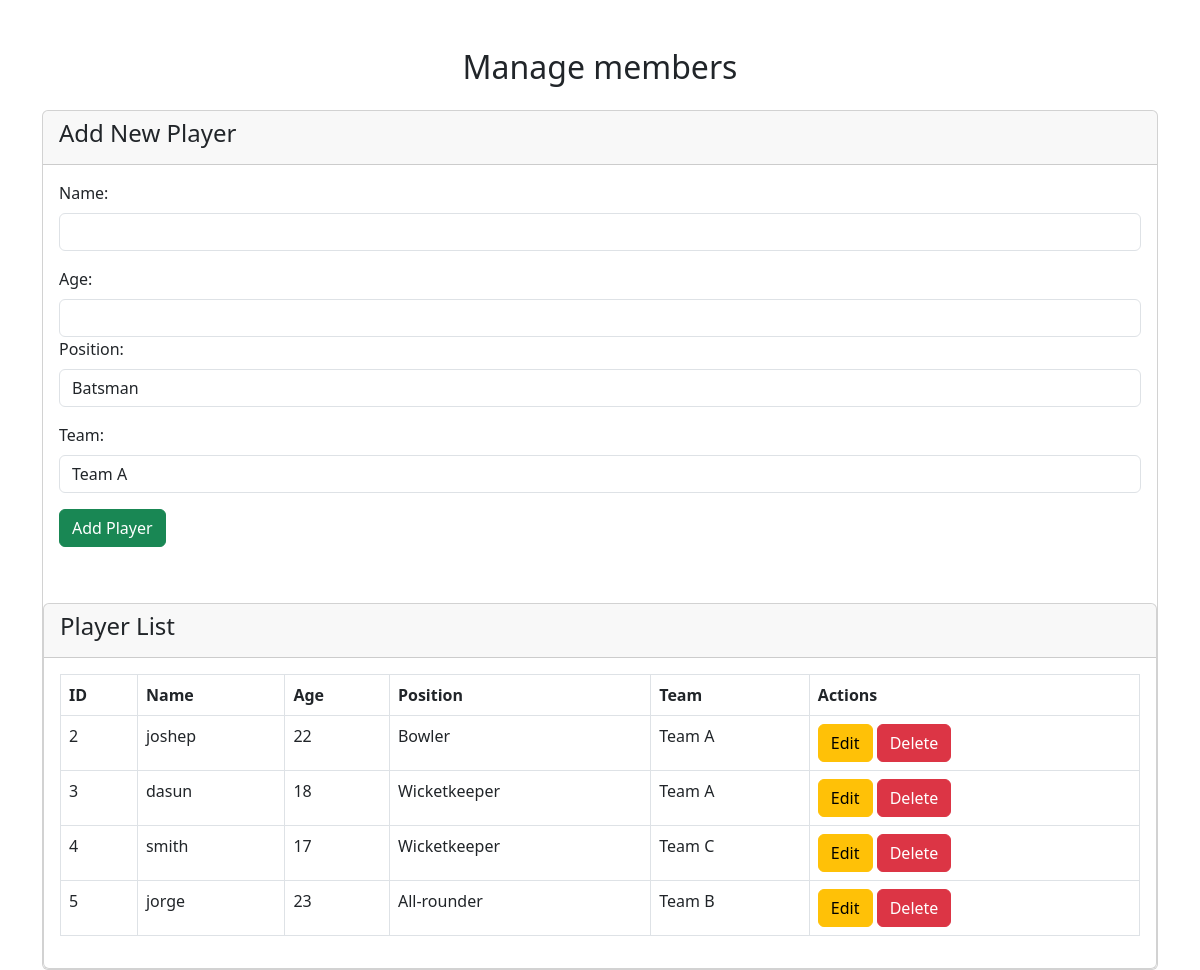
Page /text.php on the committed database.
### tables this page shows
CREATE TABLE `players` (
  `id` int(11) NOT NULL,
  `name` varchar(50) NOT NULL,
  `age` int(11) NOT NULL,
  `position` varchar(50) NOT NULL,
  `team` varchar(50) NOT NULL
);

### text.php (the view, shortened to what this page needs)
<?php
$conn = new mysqli("localhost", "root", "", "cricket_club");
$playerToUpdate = null;
?>
<!DOCTYPE html>
<html>
<head>
    <link rel="stylesheet" href="https://cdn.jsdelivr.net/npm/bootstrap@5.3.0-alpha1/dist/css/bootstrap.min.css">
</head>
<body>
    <div class="container mt-5">
        <h2 class="text-center"> Manage members</h2>
        <div class="card mt-4">
            <div class="card-header">
                <h4><?php echo $playerToUpdate ? "Update Player" : "Add New Player"; ?></h4>
            </div>
            <div class="card-body">
                <form method="POST" action="">
                    <div class="mb-3">
                        <label for="name" class="form-label">Name:</label>
                        <input type="text" name="name" id="name" class="form-control" required
                               value="<?php echo $playerToUpdate['name'] ?? ''; ?>">
                    </div>
                    <div class="mb-3">
                        <label for="age" class="form-label">Age:</label>
                        <input type="number" name="age" id="age" class="form-control" required
                               value="<?php echo $playerToUpdate['age'] ?? ''; ?>">
                               <div class="mb-3">
                    <label for="position" class="form-label">Position:</label>
                            <select name="position" id="position" class="form-control" required value="<?php echo $playerToUpdate['position'] ?? ''; ?>
                            <option value="">Select Position</option>
                            <option value="Batsman" <?= (isset($playerToUpdate['position']) && $playerToUpdate['position'] == 'Batsman') ? 'selected' : ''; ?>>Batsman</option>
                        </select>
                    </div>
                    <div class="mb-3">
    <label for="team" class="form-label">Team:</label>
    <select name="team" id="team" class="form-control" required="<?php echo $playerToUpdate['team'] ?? ''; ?>
        <option value="">Select Team</option>
        <option value="Team A" <?= (isset($playerToUpdate['team']) && $playerToUpdate['team'] == 'Team A') ? 'selected' : ''; ?>>Team A</option>
    </select>
</div>
                    <button type="submit" name="<?php echo $playerToUpdate ? 'update_player' : 'add_player'; ?>"
                            class="btn btn-<?php echo $playerToUpdate ? 'primary' : 'success'; ?>">
                        <?php echo $playerToUpdate ? 'Update Player' : 'Add Player'; ?>
                    </button>
                </form>
            </div>
        </div>
        <div class="card mt-4">
            <div class="card-header">
                <h4>Player List</h4>
            </div>
            <div class="card-body">
                <table class="table table-bordered">
                    <thead>
                        <tr>
                            <th>ID</th>
                            <th>Name</th>
                            <th>Age</th>
                            <th>Position</th>
                            <th>Team</th>
                            <th>Actions</th>
                        </tr>
                    </thead>
                    <tbody>
                        <?php
                        $result = $conn->query("SELECT * FROM players");
                        if ($result->num_rows > 0) {
                            while ($row = $result->fetch_assoc()) {
                                echo "
                                <tr>
                                    <td>{$row['id']}</td>
                                    <td>{$row['name']}</td>
                                    <td>{$row['age']}</td>
                                    <td>{$row['position']}</td>
                                    <td>{$row['team']}</td>
                                    <td>
                                        <a href='?edit={$row['id']}' class='btn btn-warning'>Edit</a>
                                        <a href='?delete={$row['id']}' class='btn btn-danger' onclick='return confirm(\"Are you sure?\")'>Delete</a>
                                    </td>
                                </tr>";
                            }
                        } else {
                            echo "<tr><td colspan='6' class='text-center'>No players found.</td></tr>";
                        }
                        ?>
                    </tbody>
                </table>
            </div>
        </div>
    </div>
</body>
</html>

### rows in the picture
players: id "2", name "joshep", age "22", position "Bowler", team "Team A"
players: id "3", name "dasun", age "18", position "Wicketkeeper", team "Team A"
players: id "4", name "smith", age "17", position "Wicketkeeper", team "Team C"
players: id "5", name "jorge", age "23", position "All-rounder", team "Team B"
